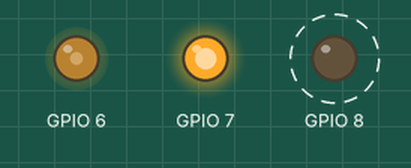
The sketch below on a simulated ESP8266 (NodeMCU). Parts: output pins drawn as LEDs (lit = HIGH). Dashed ring = blinking. What the sketch prints to the serial monitor is not drawn.

Above: at 0.05 s.
Timing chart, 0 to 3.0 s (numbered marks = the images above):
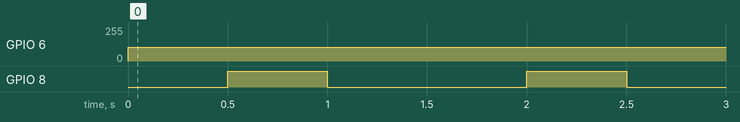

The sketch:

DC_Motor.ino
```cpp
// For DC Motor

class DC_Motor
{
  private:

  float speed_motor;
  int direction_motor;
  int stop_motor;
  byte speed_motor_pin;
  byte direction_motor_pin;
  byte stop_motor_pin;

  public:

  DC_Motor(byte pin1,byte pin2,byte pin3)
  {
     speed_motor_pin=pin1;  //speed_motor_pin is digital output pin for analog output.
     direction_motor_pin=pin2;  //direction_motor_pin is digital output pin for digital output.
     stop_motor_pin=pin3;  //stop_motor_pin is digital output pin for digital output.
  }

   DC_Motor(byte pin1,byte pin2)
  {
     speed_motor_pin=pin1;
     direction_motor_pin=pin2;
     stop_motor_pin=-1;
     stop_motor=0;
  }

 void Initialize()
 {
  pinMode(speed_motor_pin, OUTPUT);
  pinMode(direction_motor_pin, OUTPUT);
   if (stop_motor_pin != -1)
   pinMode(stop_motor_pin, OUTPUT);
   speed_motor=0;
   direction_motor=1;
   stop_motor=0;
   analogWrite(speed_motor_pin, speed_motor);
   digitalWrite(direction_motor_pin, direction_motor);
   if (stop_motor_pin != -1)
   digitalWrite(stop_motor_pin, stop_motor);
 }

 void Write(float spd_mtr,int dir_mtr)
 {
  if (stop_motor==0)
  {
     speed_motor=spd_mtr;
     direction_motor=dir_mtr;
     analogWrite(speed_motor_pin, speed_motor);
   digitalWrite(direction_motor_pin, direction_motor);
     //digitalWrite(stop_motor_pin, stop_motor);
  }
 }

void Write(float spd_mtr,int dir_mtr,int stop_mtr)
 {
     speed_motor=spd_mtr;
     direction_motor=dir_mtr;
     stop_motor=stop_mtr;
     digitalWrite(direction_motor_pin, direction_motor);
     digitalWrite(stop_motor_pin, stop_motor);
 }

 void Stop_motor()
 {
  if (stop_motor_pin != -1)
  {
  stop_motor=1;
  digitalWrite(stop_motor_pin, stop_motor);
  }
  else
  {
    speed_motor=0;
    analogWrite(speed_motor_pin, speed_motor);
  }
 }

 void Start_motor()
 {
  if (stop_motor_pin != -1)
  {
  stop_motor=0;
  digitalWrite(stop_motor_pin, stop_motor);
  }
  else
  {
    // something to be done.
  }
 }

 void Debug()
 {
  Serial.print(" Speed: ");
  Serial.print(speed_motor);
  Serial.print("\t");
  Serial.print(" Direction: ");
  Serial.print(direction_motor);
  Serial.print("\t");
 }

};

DC_Motor D1(6,7,8),D2(6,7);

void setup()
{
  Serial.begin(9600);
  D1.Initialize();
  D2.Initialize();
}

void loop()
{
  D1.Write(102,1,0);
  D2.Write(102,1);
  D1.Debug();
  Serial.print("\n");
  D2.Debug();
  Serial.print("\n");
  delay(500);
  D1.Stop_motor();
  D1.Debug();
  delay(500);
  D1.Start_motor();
  D1.Debug();
  delay(500);
}
```

Measured:
- by itself, GPIO 6: 0/255 → 102/255 at 0.00 s
- by itself, GPIO 8: alternates HIGH for 0.50 s and LOW for 1.0 s
